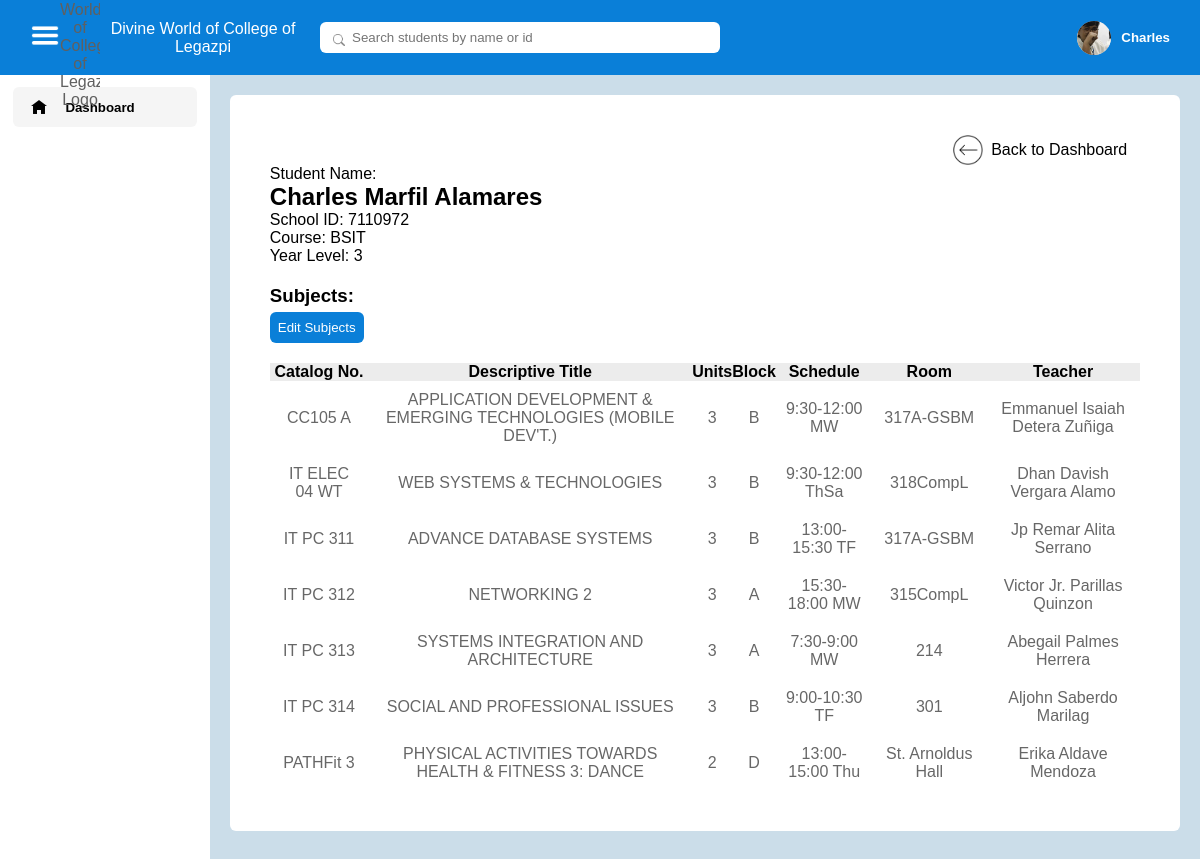
The app's page /pages/student_subjects.php?studentId=1 (signed in) with its own data.
### tables this page shows
CREATE TABLE `registration` (
  `reg_id` int(11) NOT NULL,
  `faculty_id` varchar(255) NOT NULL,
  `first_name` varchar(255) NOT NULL,
  `last_name` varchar(255) NOT NULL,
  `middle_name` varchar(255) NOT NULL,
  `email` varchar(255) NOT NULL,
  `birthday` date NOT NULL,
  `age` int(11) NOT NULL,
  `profile_picture` varchar(255) DEFAULT NULL
);

CREATE TABLE `students` (
  `student_id` int(11) NOT NULL,
  `reg_id` int(11) NOT NULL,
  `first_name` varchar(255) NOT NULL,
  `last_name` varchar(255) NOT NULL,
  `middle_name` varchar(255) NOT NULL,
  `school_id` int(11) NOT NULL,
  `course` int(11) NOT NULL,
  `year_level` int(11) NOT NULL,
  `status` int(11) DEFAULT NULL
);

CREATE TABLE `courses` (
  `course_id` int(11) NOT NULL,
  `course_name` varchar(255) NOT NULL,
  `department` int(11) DEFAULT NULL
);

CREATE TABLE `student_schedules` (
  `student_schedule_id` int(11) NOT NULL,
  `student_id` int(11) NOT NULL,
  `schedule_id` int(11) NOT NULL
);

CREATE TABLE `subjects` (
  `subject_id` int(11) NOT NULL,
  `catalog_number` varchar(255) NOT NULL,
  `descriptive_title` varchar(255) NOT NULL,
  `units` float NOT NULL
);

CREATE TABLE `blocks` (
  `block_id` int(11) NOT NULL,
  `block_name` varchar(255) NOT NULL
);

CREATE TABLE `schedules` (
  `schedule_id` int(11) NOT NULL,
  `subject_id` int(11) NOT NULL,
  `block_id` int(11) NOT NULL,
  `day_of_week` varchar(4) NOT NULL,
  `start_time` varchar(5) NOT NULL,
  `end_time` varchar(5) NOT NULL,
  `room_id` int(11) NOT NULL,
  `teacher_id` int(11) NOT NULL,
  `course_id` int(11) NOT NULL
);

CREATE TABLE `rooms` (
  `room_id` int(11) NOT NULL,
  `room_name` varchar(255) NOT NULL
);

### pages/student_subjects.php (the view, shortened to what this page needs)
<?php
require_once('../database/database.php');
if (isset($_SESSION['isSidebarMinimized']) && $_SESSION['isSidebarMinimized']) {
    $labelWrapperDisplay = 'none';
} else {
    $labelWrapperDisplay = 'initial';
}
$stmt_student = $conn->prepare("SELECT students.first_name, students.last_name, students.middle_name, students.school_id, courses.course_id, courses.course_name, students.year_level
FROM students
JOIN courses ON students.course = courses.course_id
WHERE students.student_id = ?");
$stmt_student->bind_param("i", $_GET['studentId']);
$stmt_student->execute();
$stmt_student->bind_result($student_first_name, $student_last_name, $student_middle_name, $school_id, $course_id, $course, $year_level);
$stmt_student_schedules = $conn->prepare("SELECT student_schedules.student_schedule_id, subjects.catalog_number, subjects.descriptive_title, subjects.units, blocks.block_name, schedules.start_time, schedules.end_time, schedules.day_of_week, rooms.room_name, teachers.first_name, teachers.last_name, teachers.middle_name
FROM student_schedules
JOIN students ON student_schedules.student_id = students.student_id
JOIN schedules ON student_schedules.schedule_id = schedules.schedule_id
JOIN subjects ON schedules.subject_id = subjects.subject_id
JOIN blocks ON schedules.block_id = blocks.block_id
JOIN rooms ON schedules.room_id = rooms.room_id
JOIN teachers ON schedules.teacher_id = teachers.teacher_id
WHERE student_schedules.student_id = ?");
$stmt_student_schedules->bind_param('i', $_GET['studentId']);
$stmt_student_schedules->execute();
$stmt_student_schedules->bind_result($student_schedule_id, $catalog_number, $descriptive_title, $units, $block_name, $start_time, $end_time, $day_of_week, $room_name, $teacher_first_name, $teacher_last_name, $teacher_middle_name);
$student_schedules = [];
while ($stmt_student_schedules->fetch()) {
    $student_schedules[] = [
        'student_schedule_id' => $student_schedule_id,
        'catalog_number' => $catalog_number,
        'descriptive_title' => $descriptive_title,
        'units' => $units,
        'block_name' => $block_name,
        'start_time' => $start_time,
        'end_time' => $end_time,
        'day_of_week' => $day_of_week,
        'room_name' => $room_name,
        'teacher_full_name' => $teacher_first_name . " " . $teacher_middle_name . " " . $teacher_last_name
    ];
}
?>
<!DOCTYPE html>
<html lang="en">
<head>
    <link rel="stylesheet" href="../styles/dashboard/dashboard.css">
    <link rel="stylesheet" href="../styles/default.css">
    <link rel="stylesheet" href="../styles/nav/nav.css">
    <link rel="stylesheet" href="../styles/student_subjects/student_subjects.css">
</head>
<body>
    <?php include('partials/nav.php') ?>
    <main>
        <div class="section_column">
            <?php include('partials/sidebar.php') ?>
            <div class="right_section">
                <div class="details_container">
                    <div class="details_wrapper">
                        <div class="back_button_wrapper">
                            <a class="back_dashboard_link" href="dashboard.php">
                                <img class="back_icon" src="../images/icons/back_icon.png">
                                <p>Back to Dashboard</p>
                            </a>
                        </div>
                        <p>Student Name:</p>
                        <h2><?php echo $student_first_name . " " . $student_middle_name . " " . $student_last_name ?></h2>
                        <p>School ID: <?php echo $school_id ?></p>
                        <p>Course: <?php echo $course ?></p>
                        <p>Year Level: <?php echo $year_level ?></p>
                        <h3 style="margin-top: 20px; margin-bottom: 5px;">Subjects:</h3>
                        <button class="edit_subjects_button">Edit Subjects</button>
                        <table>
                            <thead>
                                <tr>
                                    <th>Catalog No.</th>
                                    <th>Descriptive Title</th>
                                    <th>Units</th>
                                    <th>Block</th>
                                    <th>Schedule</th>
                                    <th>Room</th>
                                    <th>Teacher</th>
                                </tr>
                            </thead>
                            <?php foreach ($student_schedules as $schedule) {
                                $time = $schedule['start_time'] . "-" . $schedule['end_time'] . " " . $schedule['day_of_week'];
                                echo "<tbody>
                                <tr>
                                    <td>{$schedule['catalog_number']}</td>
                                    <td>{$schedule['descriptive_title']}</td>
                                    <td>{$schedule['units']}</td>
                                    <td>{$schedule['block_name']}</td>
                                    <td>{$time}</td>
                                    <td>{$schedule['room_name']}</td>
                                    <td>{$schedule['teacher_full_name']}</td>
                                </tr>
                            </tbody>";
                            }
                            ?>
                        </table>
                    </div>
                </div>
            </div>
        </div>
    </main>
</body>
</html>

### pages/partials/nav.php (shortened to what this page needs)
<?php
$stmt_user_nav = $conn->prepare("SELECT registration.first_name, registration.profile_picture
    FROM login
    JOIN registration ON login.reg_id = registration.reg_id
    WHERE login.reg_id = ?");
$stmt_user_nav->bind_param("i", $_SESSION['id']);
$stmt_user_nav->execute();
$stmt_user_nav->bind_result($user_first_name, $profile_picture);
if ($profile_picture === null) {
    $output_profile_picture = "<div class='profile-icon profile_picture_default'>
        <h3>" . strtoupper(substr($user_first_name, 0, 1)) . "</h3>
    </div>";
} else {
    $profile_picture_path = '../images/user_profile_pictures/' . $_SESSION['id'] . '/' . $profile_picture;
    $output_profile_picture = "<img src='{$profile_picture_path}' class='profile-icon'>";
}
?>
<nav>
    <div class="nav_left_section">
        <div class="hamburger_icon_container">
            <img class="hamburger_icon" src="../images/icons/hamburger_icon.png" alt="">
        </div>
        <a href="dashboard.php">
            <div class="brand_name_container">
                <img class="brand_logo" src="../images/logos/dwcl_logo.png" alt="Divine World of College of Legazpi Logo">
                <p class="brand_name">Divine World of College of Legazpi</p>
            </div>
        </a>
        <div class="search_bar_container">
            <input class="search_bar" type="text" placeholder="Search students by name or id">
            <img class="search_icon" src="../images/icons/search_icon.png">
        </div>
    </div>
    <div class="nav-right-section">
        <?php echo $output_profile_picture ?>
        <h5 class="user_name"><?php echo $user_first_name; ?></h5>
    </div>
</nav>

### pages/partials/sidebar.php
<div class="left_section">
    <a href="">
        <div class="navigation_links selected">
            <div class="sidebar_icon_wrapper">
                <img class="home_icon" src="../images/icons/home_icon.png" alt="">
            </div>
            <div class="sidebar_label_wrapper" style="display: <?php echo $labelWrapperDisplay; ?> ;">
                <h5>Dashboard</h5>
            </div>
        </div>
    </a>
</div>

### styles/dashboard/dashboard.css (style rules this page uses)
body { position: relative; }
main { width: 100%; display: flex; justify-content: center; }
.section_column { width: 100%; display: flex; }
.left_section { height: 100vh; display: flex; flex-direction: column; align-items: center; background-color: rgb(255, 255, 255); }
.left_section a { display: flex; justify-content: center; align-items: center; }
.navigation_links { width: 88%; padding: 12px 0; display: flex; justify-content: center ; align-items: center; cursor: pointer; border-radius: 6px; margin-bottom: 3px; }
.navigation_links:first-child { margin-top: 12px; }
.navigation_links.selected { background-color: rgb(245, 245, 245); }
.home_icon { width: 16px; }
.sidebar_icon_wrapper { width: 60px; display: flex; justify-content: center; }
.sidebar_label_wrapper { width: 150px; text-align: left; }
.right_section { width: 100%; display: flex; flex-direction: column; align-items: center; }
input, select { padding: 6px; outline: none; border: 1px solid rgb(168, 168, 168); border-radius: 6px; color: rgb(112, 112, 112); }

### styles/default.css (style rules this page uses)
* { font-family: Arial, Helvetica, sans-serif; margin: 0; padding: 0; }
button { cursor: pointer; background-color: rgb(10, 127, 216); border: none; color: white; padding: 5px; border-radius: 6px; }
body { background-color: rgb(203, 221, 233); }
a { text-decoration: none; color: inherit; }

### styles/nav/nav.css (style rules this page uses)
nav { height: 75px; background-color: rgb(10, 127, 216); color: rgb(96, 96, 96); display: flex; justify-content: space-between; align-items: center; padding: 0 2.5vw 0 0; position: relative; }
.brand_logo { width: 40px; }
.brand_name { color: white; margin-left: 6px; }
.brand_name_container { display: flex; justify-content: center; align-items: center; height: 100%; width: 20vw; cursor: pointer; }
.search_bar_container { position: relative; }
.search_icon { width: 12px; position: absolute; top: 12px; left: 13px; }
.search_bar { padding: 8px 8px 8px 32px; width: 30vw; max-width: 400px; border: none; border-radius: 6px; }
.nav_left_section { height: 100%; display: flex; justify-content: space-between; align-items: center; width: 60vw; max-width: 1000px; }
.nav-right-section { display: flex; justify-content: space-between; align-items: center; }
.profile-icon { width: 34px; height: 34px; background-color: rgb(224, 224, 224); border-radius: 50%; cursor: pointer; object-fit: cover; }
.user_name { margin-left: 10px; cursor: pointer; color: white; }
.profile_dropdown_sections p, a { width: 100%; text-align: center; }
.hamburger_icon { width: 30px; height: 29px; filter: invert(); }
.hamburger_icon_container { margin-left: 30px; cursor: pointer; }

### styles/student_subjects/student_subjects.css (style rules this page uses)
table { border-collapse: collapse; border-radius: 6px; margin-top: 20px; background-color: white; width: 100%; }
table td { text-align: center; padding: 10px; }
thead { background-color: rgb(236, 236, 236); }
tbody td { color: rgb(103, 103, 103); }
.details_container { background-color: white; width: 96%; border-radius: 6px; margin-top: 20px; }
.details_wrapper { padding: 40px; }
.edit_subjects_button { padding: 8px; }
.back_icon { width: 30px; }
.back_button_wrapper { width: 100%; display: flex; justify-content: right; }
.back_dashboard_link { width: 200px; display: flex; align-items: center; justify-content: center; gap: 8px; cursor: pointer; }

### records on screen
registration: profile_picture (picture), first_name "Charles"
students: first_name "Charles", middle_name "Marfil", last_name "Alamares", school "7110972", course.course_name "BSIT", year_level "3"
student_schedules: subjects.catalog_number "CC105 A", subjects.descriptive_title "APPLICATION DEVELOPMENT & EMERGING TECHNOLOGIES (MOBILE DEV'T.)", subjects.units "3", blocks.block_name "B", schedule.day_of_week "9:30-12:00 MW", rooms.room_name "317A-GSBM", teacher_full_name "Emmanuel Isaiah Detera Zuñiga"
student_schedules: subjects.catalog_number "IT ELEC 04 WT", subjects.descriptive_title "WEB SYSTEMS & TECHNOLOGIES", subjects.units "3", blocks.block_name "B", schedule.day_of_week "9:30-12:00 ThSa", rooms.room_name "318CompL", teacher_full_name "Dhan Davish Vergara Alamo"
student_schedules: subjects.catalog_number "IT PC 311", subjects.descriptive_title "ADVANCE DATABASE SYSTEMS", subjects.units "3", blocks.block_name "B", schedule.day_of_week "13:00-15:30 TF", rooms.room_name "317A-GSBM", teacher_full_name "Jp Remar Alita Serrano"
student_schedules: subjects.catalog_number "IT PC 312", subjects.descriptive_title "NETWORKING 2", subjects.units "3", blocks.block_name "A", schedule.day_of_week "15:30-18:00 MW", rooms.room_name "315CompL", teacher_full_name "Victor Jr. Parillas Quinzon"
student_schedules: subjects.catalog_number "IT PC 313", subjects.descriptive_title "SYSTEMS INTEGRATION AND ARCHITECTURE", subjects.units "3", blocks.block_name "A", schedule.day_of_week "7:30-9:00 MW", rooms.room_name "214", teacher_full_name "Abegail Palmes Herrera"
student_schedules: subjects.catalog_number "IT PC 314", subjects.descriptive_title "SOCIAL AND PROFESSIONAL ISSUES", subjects.units "3", blocks.block_name "B", schedule.day_of_week "9:00-10:30 TF", rooms.room_name "301", teacher_full_name "Aljohn Saberdo Marilag"
student_schedules: subjects.catalog_number "PATHFit 3", subjects.descriptive_title "PHYSICAL ACTIVITIES TOWARDS HEALTH & FITNESS 3: DANCE", subjects.units "2", blocks.block_name "D", schedule.day_of_week "13:00-15:00 Thu", rooms.room_name "St. Arnoldus Hall", teacher_full_name "Erika Aldave Mendoza"
